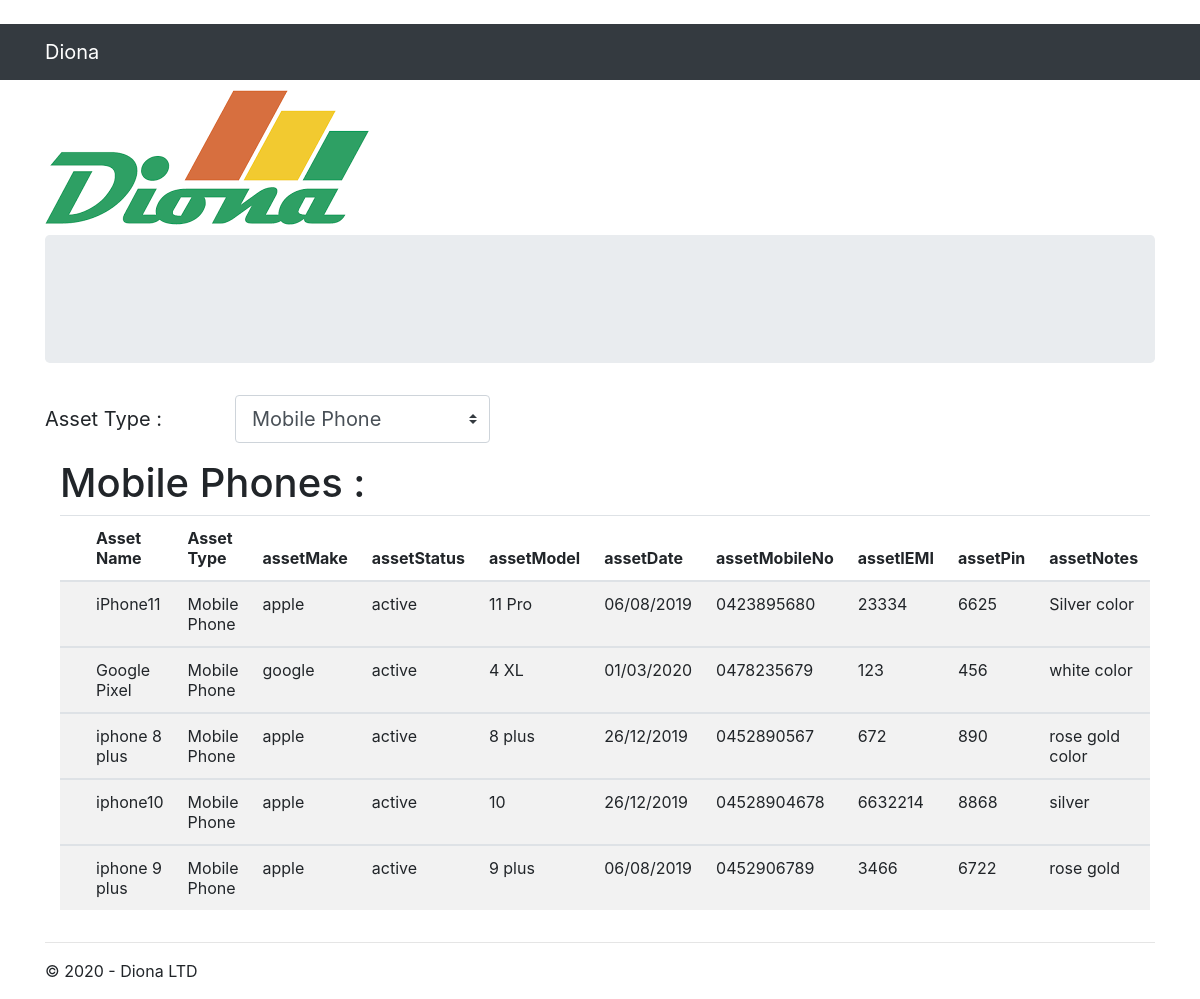
Page /userview/mobile on the earlier database version.
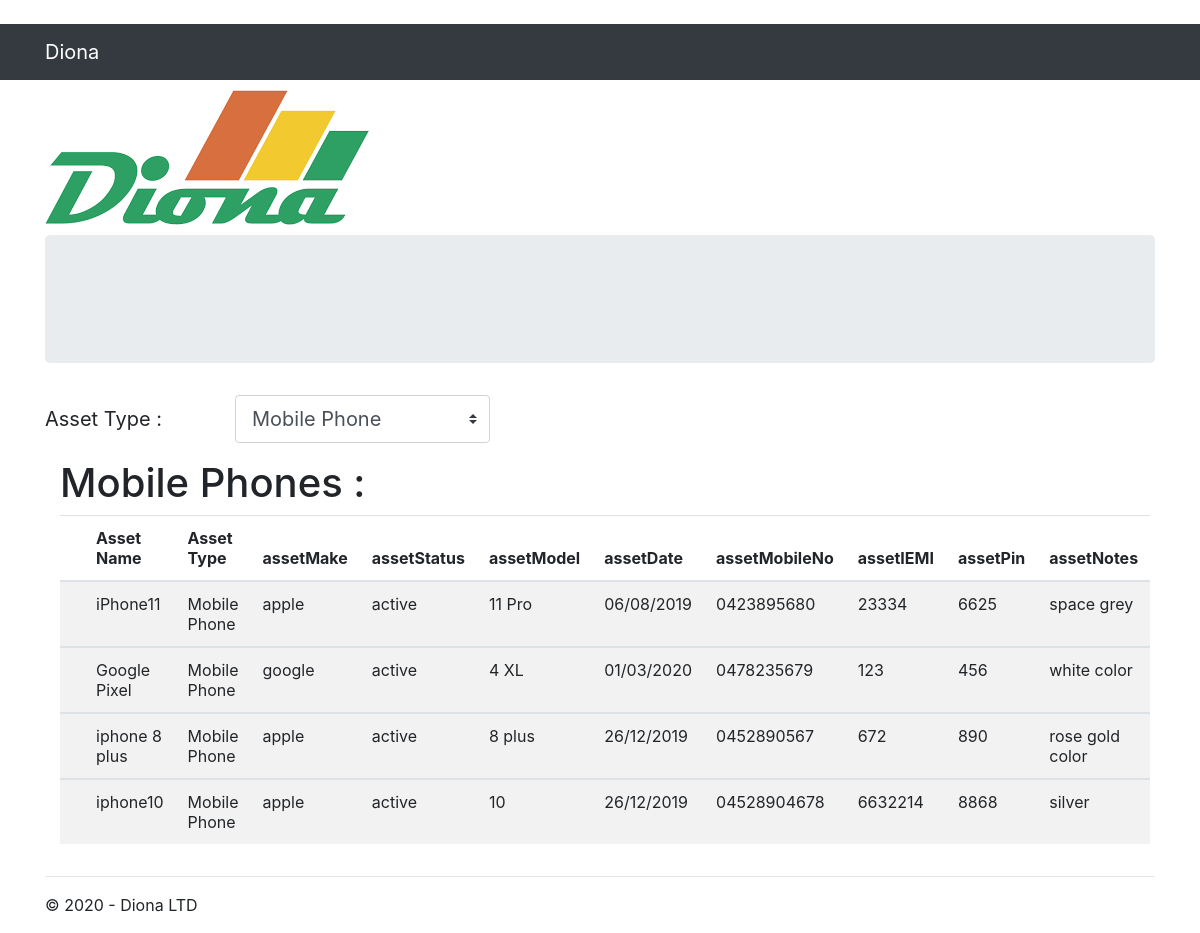
Same page on the later database version.
### tables this page shows
CREATE TABLE `AssetType` (
                                            `assetType_id` integer,
                                            `assetType_name` TEXT NOT NULL,
                                            PRIMARY KEY (`assetType_id`));

CREATE TABLE `Asset` (
                                            `asset_id` integer,
                                            `assetType_id` integer NOT NULL,
                                            `asset_name` TEXT NOT NULL,
                                            PRIMARY KEY (`asset_id`)
                                            FOREIGN KEY (`assetType_id`) REFERENCES `AssetType` (`assetType_id`));

### EX1/views.py (the view)
@app.route('/userview/mobile')
def mobile():
        types = dbHandler.getAssetType()
        conn = sqlite3.connect(r"diona.db")
        cur = conn.cursor()
        name_types = cur.execute("SELECT a.asset_name , t.assetType_name, GROUP_CONCAT(d.key_value) FROM AssetDetails d, AssetType t INNER JOIN Asset a on a.asset_id = d.asset_id AND a.assetType_id = t.assetType_id WHERE t.assetType_name = 'Mobile Phone' GROUP BY a.asset_id")
        rows = name_types.fetchall()
        results = [0 for x in range(len(rows))]
        for x in range(len(rows)):
            results[x] = rows[x][2].split(',')
        cur2 = conn.cursor()
        details_keys = cur2.execute("SELECT a.asset_name, GROUP_CONCAT(d.key_name) FROM AssetDetails d, AssetType t INNER JOIN Asset a on a.asset_id = d.asset_id AND a.assetType_id = t.assetType_id WHERE t.assetType_name = 'Mobile Phone' GROUP BY a.asset_id")
        return render_template('userview_mobile.html',
                                title='User View',
                                rows = rows,
                                res = results,
                                keys = details_keys.fetchall()[0][1].split(','),
                                type = types,
                                year=datetime.now().year)

### EX1/models.py (called while the page is built)
def create_connection(db_file):
    conn = None
    try:
        conn = sqlite3.connect(db_file)
    except Error as e:
        print(e)
    return conn

def getAssetType():
    con = create_connection("diona.db")
    cur = con.cursor()
    cur.execute("SELECT DISTINCT assetType_name FROM AssetType")
    rows = cur.fetchall()
    con.close()
    return rows

### EX1/templates/userview_mobile.html
﻿{% extends "layout_user.html" %}
{% block content %}
<div class="jumbotron">
</div>
<div>
    <div class=" row ">
        <div class="col-2">
            <label class="col-form-label col-form-label-lg" for="searchBox1">Asset Type : </label>
        </div>
        <div class="col-3">
            <select class="custom-select custom-select-lg mb-3" id="searchBox1" onchange="location = this.value;">
                {% for value in type: %}
                {% if value[0] == 'Tablet' %}
                <option value="{{ url_for('tablet') }}">{{ value[0]}} </option>
                {% elif value[0] == 'Mobile Phone'%}
                <option value="{{ url_for('mobile') }}" selected>{{ value[0]}} </option>
                {% elif value[0] == 'Laptop'%}
                <option value="{{ url_for('laptop') }}">{{ value[0]}} </option>
                {% else %}
                <option value="{{ url_for('userview') }}" disabled>{{ value[0]}} </option>
                {% endif %}
                {% endfor %}
            </select>
        </div>
    </div>
</div>
<div class="container" style="overflow-x:auto;">
    <h1>Mobile Phones :</h1>
    <table class="table table-striped">
        <thead>
            <tr>
                <th scope="row"> </th>
                <th> Asset Name </th>
                <th> Asset Type </th>
                {%  for x in keys: %}
                <th> {{ x }} </th>
                {% endfor %}
            </tr>
        </thead>
        {%  for row in range(rows|length): %}
        <tbody>
            <tr>
                <th scope="row"></th>
                <td>{{ rows[row][0] }}</td>
                <td>{{ rows[row][1] }}</td>
                {%  for x in res[row]: %}
                <td>{{ x }}</td>
                {% endfor %}
            </tr>
        </tbody>
        {% endfor %}
    </table>
</div>
{% endblock %}

Differences in the rows shown:
no longer on one of the page's lists (row unchanged): AssetType: assetType_name "Mobile Phone"
no longer on this page (row edited): Asset: asset_name "iphone 9 plus"
Other differences:
new list line: "space grey"
list line gone: "Silver color"
list line gone: "apple"
list line gone: "active"
list line gone: "9 plus"
list line gone: "06/08/2019"
list line gone: "0452906789"
list line gone: "3466"
list line gone: "6722"
list line gone: "rose gold"
